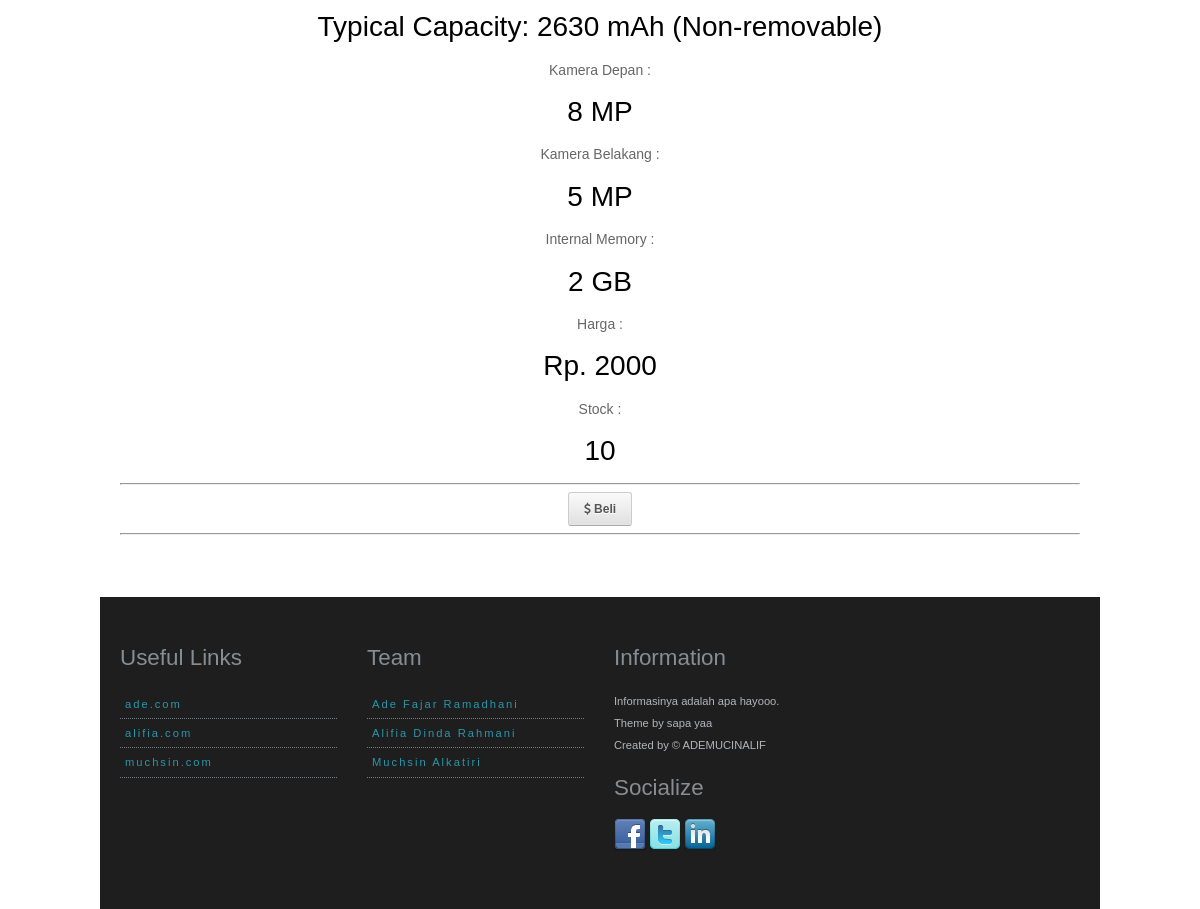
The page /gadget/read/a37 (lower part) on the database as committed earlier.
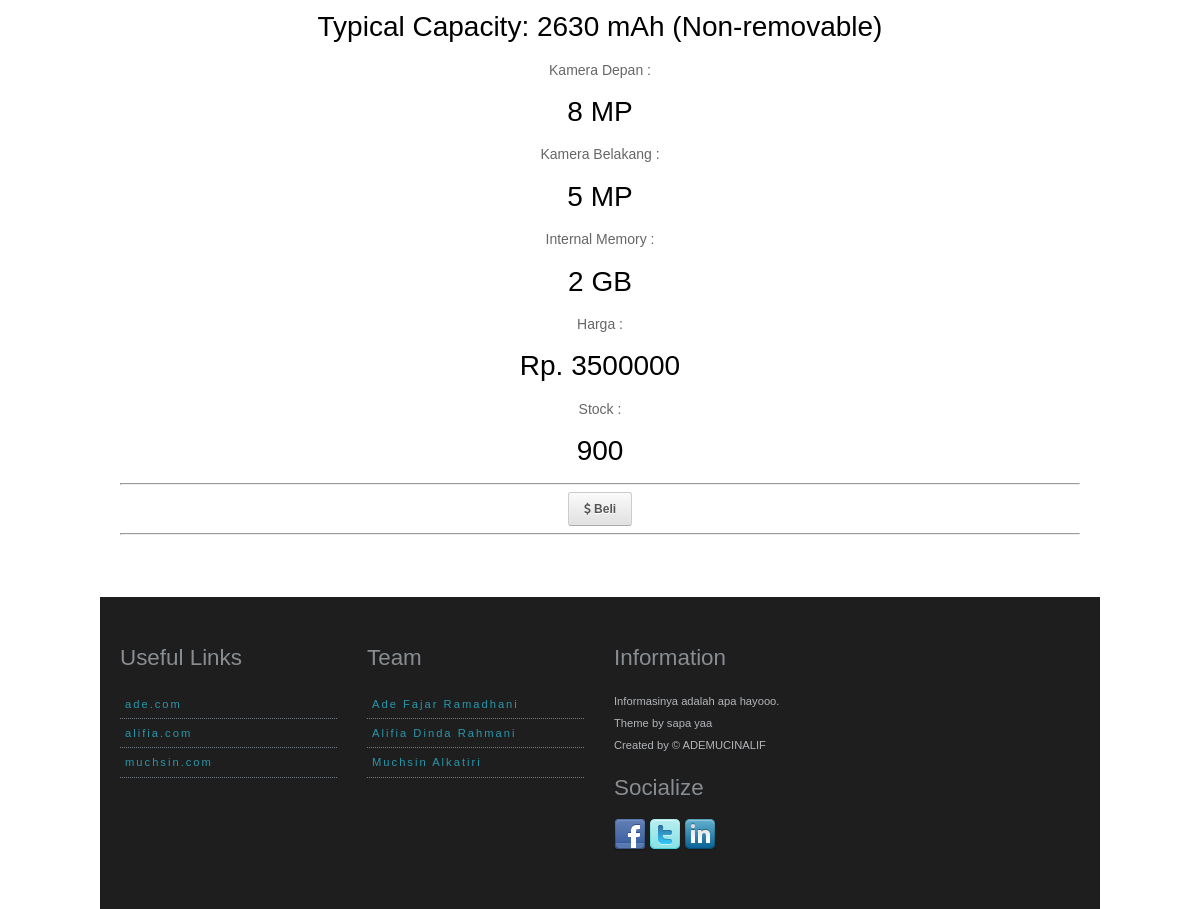
The same page on the database as committed later.
### tables this page shows
CREATE TABLE `gadget_table` (
  `post_id` int(11) NOT NULL,
  `post_date` datetime DEFAULT '0000-00-00 00:00:00',
  `fk_brand_id` int(11) NOT NULL,
  `post_name` varchar(120) NOT NULL,
  `post_slug` varchar(120) NOT NULL,
  `post_keccpu` varchar(120) NOT NULL,
  `post_ram` int(11) NOT NULL,
  `post_battery` varchar(120) NOT NULL,
  `post_frontcam` varchar(120) NOT NULL,
  `post_backcam` varchar(120) NOT NULL,
  `post_int` int(11) NOT NULL,
  `post_thumbnail` varchar(120) NOT NULL,
  `post_status` tinyint(4) NOT NULL DEFAULT '1',
  `date_created` datetime NOT NULL DEFAULT CURRENT_TIMESTAMP,
  `stock` int(11) NOT NULL,
  `price` bigint(30) NOT NULL
);

### application/controllers/Gadget.php (called while the page is built, shortened)
<?php
class Gadget extends CI_Controller {
	function __construct()
	{
		$this->load->helper('MY');
		$this->load->model('gadget_model');
		$this->load->model('brand_model');
	}
	public function read($slug='')
	{
		$data['page_title'] = 'GADGET DETAIL';
		$data['gadget'] = $this->gadget_model->get_gadget_by_slug($slug);
		$this->load->view("templates/v_header");
		$this->load->view('gadget/gadget_read', $data);
		$this->load->view("templates/v_footer");
	}
}

### index.php (called while the page is built, shortened)
<?php
require_once BASEPATH.'core/CodeIgniter.php';

### application/models/Gadget_model.php (called while the page is built, shortened)
<?php
    class Gadget_model extends CI_Model {
        public function get_gadget_by_slug($slug)
        {
            $this->db->select ( '
                gadget_table.*,
                brand.brand_id as as_brand_id,
                brand.brand_name,
                brand.brand_description,
            ' );
            $this->db->join('brand', 'brand.brand_id = gadget_table.fk_brand_id');
            $query = $this->db->get_where('gadget_table', array('post_slug' => $slug));
            return $query->row();
        }
    }

### application/views/gadget/gadget_read.php (the view, shortened to what this page needs)
<div id="container">
  <div class="one">
  <br>
    <center>
              Ditulis <?php echo time_ago($gadget->post_date) ?><br>
      <?php if( $gadget->post_thumbnail ) : ?>
              <img class="card-img-top" width="400px" src="<?php echo base_url() .'uploads/'. $gadget->post_thumbnail ?>" alt="Card image cap">
              <?php ; else : ?>
              <img class="card-img-top" data-src="holder.js/100px190?theme=thumb&bg=eaeaea&fg=aaa&text=Thumbnail" alt="Card image cap">
              <?php endif; ?><br>
              Kecepatan CPU :<br>
              RAM :<br>
              Battery :<br>
              <h3><?php echo ( $gadget->post_battery ) ?></h3>
              Kamera Depan :<br>
              <h3><?php echo ( $gadget->post_frontcam ) ?> MP</h3>
              Kamera Belakang :<br>
              <h3><?php echo ( $gadget->post_backcam ) ?> MP</h3>
              Internal Memory :<br>
              <h3><?php echo ( $gadget->post_int ) ?> GB</h3>
              Harga :<br>
              <h3>Rp. <?php echo ( $gadget->price ) ?></h3>
              Stock :<br>
              <h3><?php echo ( $gadget->stock ) ?></h3>
              <hr>
              <div class="btn-group">
                    <a href="<?php echo base_url(). 'transaksi/beli/'.$gadget->post_slug ?>" class="button"><span class="fa fa-dollar"></span> Beli</a>
                </div>
              <hr>
    </center>
  </div>
  <div style="clear:both; height: 40px"></div>
</div>

Rows that differ between the two databases and show on the page:
changed gadget_table "Typical Capacity: 2630 mAh (Non-removable)": price "2000" → "3500000"; stock "10" → "900"
